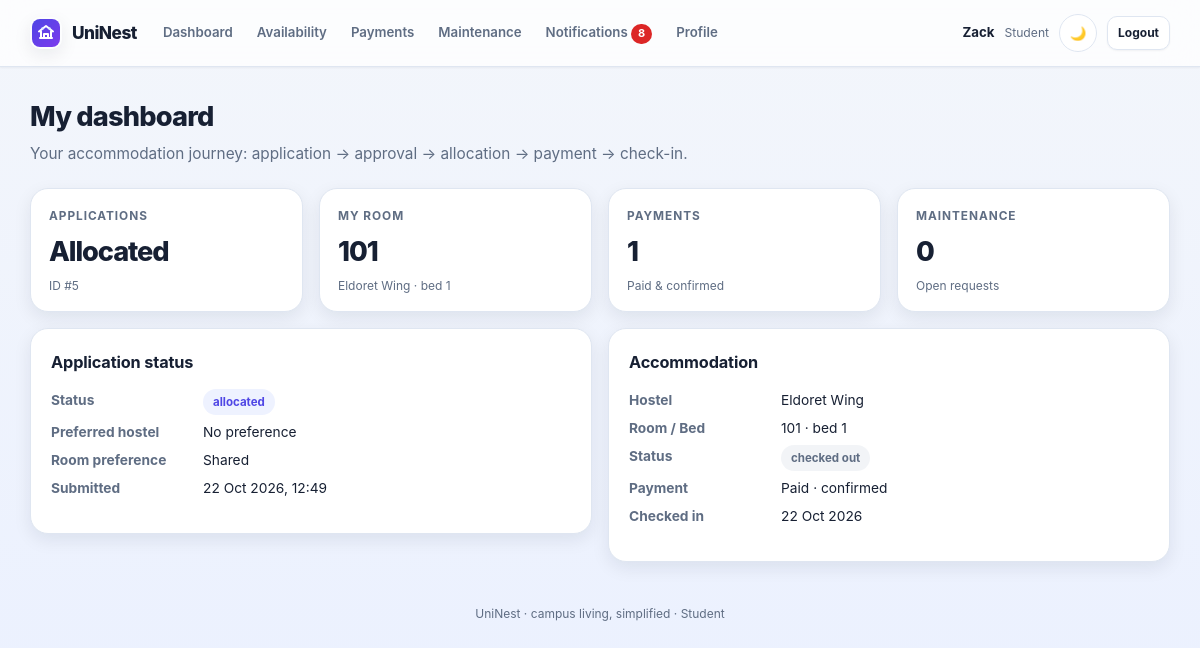
The page /my/dashboard (signed in) on the database its author committed.
### app/models/user.py (models this page shows, shortened)
class User(db.Model):
    __tablename__ = "users"
    id = db.Column(db.Integer, primary_key=True)
    email = db.Column(db.String(120), unique=True, nullable=False, index=True)
    password_hash = db.Column(db.String(255), nullable=False)
    full_name = db.Column(db.String(120), nullable=False)
    profile_image = db.Column(db.String(500), nullable=True)
    role = db.Column(db.String(20), nullable=False, default="student")
    is_active = db.Column(db.Boolean, default=True)
    email_verified = db.Column(db.Boolean, default=True)
    verification_token = db.Column(db.String(255), nullable=True, unique=True)
    reset_token = db.Column(db.String(255), nullable=True, unique=True)
    created_at = db.Column(db.DateTime, default=datetime.utcnow)
    student = db.relationship("Student", back_populates="user", uselist=False, cascade="all, delete-orphan")

### app/models/application.py (models this page shows, shortened)
class Application(db.Model):
    __tablename__ = "applications"
    id = db.Column(db.Integer, primary_key=True)
    student_id = db.Column(db.Integer, db.ForeignKey("students.id"), nullable=False, index=True)
    preferred_hostel_id = db.Column(db.Integer, db.ForeignKey("hostels.id"))
    room_preference = db.Column(db.String(20), default="any")
    notes = db.Column(db.String(255))
    status = db.Column(db.String(20), nullable=False, default="pending", index=True)
    review_notes = db.Column(db.String(255))
    reviewed_by = db.Column(db.Integer, db.ForeignKey("users.id"))
    reviewed_at = db.Column(db.DateTime)
    created_at = db.Column(db.DateTime, default=datetime.utcnow)
    updated_at = db.Column(db.DateTime, default=datetime.utcnow, onupdate=datetime.utcnow)
    student = db.relationship("Student", back_populates="applications")
    preferred_hostel = db.relationship("Hostel")
    reviewer = db.relationship("User", foreign_keys=[reviewed_by])
    allocations = db.relationship("Allocation", back_populates="application", lazy="dynamic")

### app/models/hostel.py (models this page shows, shortened)
class Room(db.Model):
    __tablename__ = "rooms"
    id = db.Column(db.Integer, primary_key=True)
    hostel_id = db.Column(db.Integer, db.ForeignKey("hostels.id"), nullable=False)
    number = db.Column(db.String(20), nullable=False)
    floor = db.Column(db.Integer)
    room_type = db.Column(db.String(20), default="shared")
    created_at = db.Column(db.DateTime, default=datetime.utcnow)
    hostel = db.relationship("Hostel", back_populates="rooms")
    beds = db.relationship("Bed", back_populates="room", cascade="all, delete-orphan", lazy="dynamic")
    __table_args__ = (db.UniqueConstraint("hostel_id", "number", name="uq_room_number_in_hostel"),)

class Hostel(db.Model):
    __tablename__ = "hostels"
    id = db.Column(db.Integer, primary_key=True)
    name = db.Column(db.String(120), unique=True, nullable=False)
    gender = db.Column(db.String(10), nullable=False, default="mixed")
    location = db.Column(db.String(120))
    description = db.Column(db.String(255))
    image_url = db.Column(db.String(500))
    amenities = db.Column(db.Text, default="")
    created_at = db.Column(db.DateTime, default=datetime.utcnow)
    rooms = db.relationship("Room", back_populates="hostel", cascade="all, delete-orphan", lazy="dynamic")

class Bed(db.Model):
    __tablename__ = "beds"
    id = db.Column(db.Integer, primary_key=True)
    room_id = db.Column(db.Integer, db.ForeignKey("rooms.id"), nullable=False)
    bed_number = db.Column(db.String(20), nullable=False, default="1")
    status = db.Column(db.String(20), nullable=False, default="available")
    room = db.relationship("Room", back_populates="beds")

### app/models/allocation.py (models this page shows, shortened)
class Allocation(db.Model):
    __tablename__ = "allocations"
    id = db.Column(db.Integer, primary_key=True)
    student_id = db.Column(db.Integer, db.ForeignKey("students.id"), nullable=False, index=True)
    bed_id = db.Column(db.Integer, db.ForeignKey("beds.id"), nullable=False)
    application_id = db.Column(db.Integer, db.ForeignKey("applications.id"))
    status = db.Column(db.String(20), nullable=False, default="allocated", index=True)
    paid = db.Column(db.Boolean, default=False)
    accommodation_confirmed = db.Column(db.Boolean, default=False)
    allocated_by = db.Column(db.Integer, db.ForeignKey("users.id"))
    allocated_at = db.Column(db.DateTime, default=datetime.utcnow)
    check_in_date = db.Column(db.Date)
    check_out_date = db.Column(db.Date)
    student = db.relationship("Student", back_populates="allocations")
    bed = db.relationship("Bed")
    application = db.relationship("Application", back_populates="allocations")
    allocator = db.relationship("User", foreign_keys=[allocated_by])
    payments = db.relationship("Payment", back_populates="allocation", lazy="dynamic")

### app/routes/web.py (the view)
@bp.get("/my/dashboard")
@login_required(["student"])
def my_dashboard(user):
    student = user.student
    apps = application_service.list_applications(student.id)
    app_row = apps[0] if apps else None
    allocation = allocation_service.list_allocations(student.id)
    active_alloc = next((a for a in allocation if a.status in ("allocated", "checked_in")), allocation[0] if allocation else None)
    payments = payment_service.list_payments(student.id)
    maintenance = maintenance_service.list_requests(student.id)
    unread = report_service.unread_counts(user.id)
    return render_template(
        "student/dashboard.html",
        app_row=app_row,
        allocation=active_alloc,
        allocation_other=[a for a in allocation if a is not active_alloc],
        payments=payments,
        maintenance=maintenance,
        unread=unread,
        student=student,
    )

### app/routes/web.py (called while the page is built)
@bp.app_context_processor
def template_context():
    user = current_user()
    unread = 0
    if user:
        unread = report_service.unread_counts(user.id)
    return {"current_user": user, "unread_count": unread}

def current_user():
    uid = session.get("uid")
    return db.session.get(User, uid) if uid else None

def login_required(roles=None):
    def decorator(fn):
        @wraps(fn)
        def wrapper(*args, **kwargs):
            user = current_user()
            if not user:
                return redirect(url_for("web.login"))
            if roles and user.role not in roles:
                flash("You do not have access to that area.", "error")
                return redirect(url_for("web.dashboard"))
            return fn(*args, user=user, **kwargs)
        return wrapper
    return decorator

### app/services/allocation_service.py (called while the page is built)
def list_allocations(student_id=None, status=None):
    query = Allocation.query
    if student_id:
        query = query.filter(Allocation.student_id == student_id)
    if status:
        query = query.filter(Allocation.status == status)
    return query.order_by(Allocation.allocated_at.desc()).all()

### app/services/application_service.py (called while the page is built)
def list_applications(student_id=None, status=None):
    query = Application.query
    if student_id:
        query = query.filter(Application.student_id == student_id)
    if status:
        query = query.filter(Application.status == status)
    return query.order_by(Application.created_at.desc()).all()

### app/services/maintenance_service.py (called while the page is built)
def list_requests(student_id=None, status=None):
    query = MaintenanceRequest.query
    if student_id:
        query = query.filter(MaintenanceRequest.student_id == student_id)
    if status:
        query = query.filter(MaintenanceRequest.status == status)
    return query.order_by(MaintenanceRequest.created_at.desc()).all()

### app/services/payment_service.py (called while the page is built)
def list_payments(student_id=None, status=None):
    query = Payment.query
    if student_id:
        query = query.filter(Payment.student_id == student_id)
    if status:
        query = query.filter(Payment.status == status)
    return query.order_by(Payment.created_at.desc()).all()

### app/services/report_service.py (called while the page is built)
def unread_counts(user_id):
    unread = Notification.query.filter_by(user_id=user_id, is_read=False).count()
    return unread

### templates/student/dashboard.html (shortened to what this page needs)
{% extends "base.html" %}
{% block content %}
<h1 class="page-title">My dashboard</h1>
<p class="page-sub">Your accommodation journey: application → approval → allocation → payment → check-in.</p>
<div class="grid cols-4">
  <div class="stat">
    <div class="label">Applications</div>
    <div class="value">{{ app_row and app_row.status|replace('_',' ')|title or "None" }}</div>
    <div class="hint">{{ app_row and "ID #" ~ app_row.id or "No active application" }}</div>
  </div>
  <div class="stat">
    <div class="label">My room</div>
    <div class="value">{{ allocation and allocation.bed.room.number or "—" }}</div>
    <div class="hint">{{ allocation and allocation.bed.room.hostel.name ~ " · bed " ~ allocation.bed.bed_number or "Not allocated yet" }}</div>
  </div>
  <div class="stat">
    <div class="label">Payments</div>
    <div class="value">{{ payments|length }}</div>
    <div class="hint">{{ allocation and (allocation.paid and "Paid & confirmed" or "Payment pending") or "— " }}</div>
  </div>
  <div class="stat">
    <div class="label">Maintenance</div>
    <div class="value">{{ maintenance|selectattr("status", "ne", "resolved")|list|length }}</div>
    <div class="hint">Open requests</div>
  </div>
</div>
<div class="grid cols-2 mt-16" style="align-items:start">
  <div class="card">
    <div class="card-title">Application status</div>
    {% if app_row %}
      <dl class="detail-grid">
        <dt>Status</dt><dd><span class="pill {{ app_row.status }}">{{ app_row.status|replace('_',' ') }}</span></dd>
        <dt>Preferred hostel</dt><dd>{{ app_row.preferred_hostel.name if app_row.preferred_hostel else "No preference" }}</dd>
        <dt>Room preference</dt><dd>{{ app_row.room_preference|capitalize }}</dd>
        <dt>Submitted</dt><dd class="nowrap">{{ app_row.created_at.strftime("%d %b %Y, %H:%M") }}</dd>
      </dl>
    {% else %}
      <div class="empty">No application yet. Start by applying for hostel accommodation.</div>
      <a class="btn primary mt-8" href="{{ url_for('web.my_apply') }}">Apply now</a>
    {% endif %}
  </div>
  <div class="card">
    <div class="card-title">Accommodation</div>
    {% if allocation %}
      <dl class="detail-grid">
        <dt>Hostel</dt><dd>{{ allocation.bed.room.hostel.name }}</dd>
        <dt>Room / Bed</dt><dd>{{ allocation.bed.room.number }} · bed {{ allocation.bed.bed_number }}</dd>
        <dt>Status</dt><dd><span class="pill {{ allocation.status }}">{{ allocation.status|replace('_',' ') }}</span></dd>
        <dt>Payment</dt><dd>{{ allocation.paid and "Paid" or "Not paid" }}{% if allocation.accommodation_confirmed %} · confirmed{% endif %}</dd>
        {% if allocation.check_in_date %}<dt>Checked in</dt><dd>{{ allocation.check_in_date.strftime("%d %b %Y") }}</dd>{% endif %}
      </dl>
    {% else %}
      <div class="empty">No allocation yet. Once your application is approved, the hostel office assigns you a bed here.</div>
    {% endif %}
  </div>
</div>
{% endblock %}

### templates/base.html (shortened to what this page needs)
<!doctype html>
<html lang="en">
<head>
  <link rel="stylesheet" href="{{ url_for('static', filename='css/uni.css') }}">
</head>
<body data-theme="light">
  <nav class="nav" aria-label="Main navigation">
    <div class="nav-inner">
      <div class="nav-brand-group">
        <a class="brand" href="{{ url_for('web.index') }}">
          <span class="brand-mark" aria-hidden="true">
          </span>
          <span class="brand-text">UniNest</span>
        </a>
      </div>
      <div class="nav-links" id="site-nav">
        {% if current_user %}
          {% if current_user.role == 'student' %}
            <a href="{{ url_for('web.dashboard') }}">Dashboard</a>
            <a href="{{ url_for('web.my_availability') }}">Availability</a>
            <a href="{{ url_for('web.my_payments') }}">Payments</a>
            <a href="{{ url_for('web.my_maintenance') }}">Maintenance</a>
            <a href="{{ url_for('web.my_notifications') }}">Notifications{% if unread_count %} <span class="badge nav-badge">{{ unread_count }}</span>{% endif %}</a>
            <a href="{{ url_for('web.my_profile') }}">Profile</a>
          {% else %}
            <a href="{{ url_for('web.management_dashboard') }}">Overview</a>
            <a href="{{ url_for('web.my_availability') }}">Availability</a>
            <a href="{{ url_for('web.admin_allocations') }}">Allocations</a>
            <a href="{{ url_for('web.reports') }}">Reports</a>
          {% endif %}
        {% endif %}
      </div>
      <div class="nav-user">
        {% if current_user %}
          <span class="name">{{ current_user.full_name.split()[0] }}</span>
          <span class="muted small">{{ current_user.role|capitalize }}</span>
          <button class="theme-toggle" type="button" aria-label="Toggle theme">🌙</button>
          <a class="btn sm" href="{{ url_for('web.logout') }}">Logout</a>
        {% else %}
          <button class="theme-toggle" type="button" aria-label="Toggle theme">🌙</button>
          <a class="btn sm" href="{{ url_for('web.login') }}">Log in</a>
          <a class="btn sm primary" href="{{ url_for('web.register') }}">Create account</a>
        {% endif %}
      </div>
    </div>
  </nav>
  <main class="container {% block container_class %}{% endblock %}">
    {% block content %}{% endblock %}
    <div class="footer">UniNest · campus living, simplified {{ current_user.role|default('', true) and '· ' + current_user.role|capitalize }}</div>
  </main>
</body>
</html>

### rows shown on the page
User: full_name "Zack", role "Student", role "· Student"
Application: status "Allocated", id "ID #5", status "allocated", room_preference "Shared", created_at "22 Oct 2026, 12:49"
Room: number "101", bed.room.number "101"
Hostel: name.bed_number "Eldoret Wing · bed 1", bed.room.hostel.name "Eldoret Wing"
Allocation: paid "Paid & confirmed", status "checked out", paid "Paid", check_in_date "22 Oct 2026"
Bed: bed.bed_number "1"

### other values the page prints
{{ unread_count }} "8"
{{ payments|length }} "1"
{{ maintenance|selectattr("status", "ne", "resolved")|list|length }} "0"
